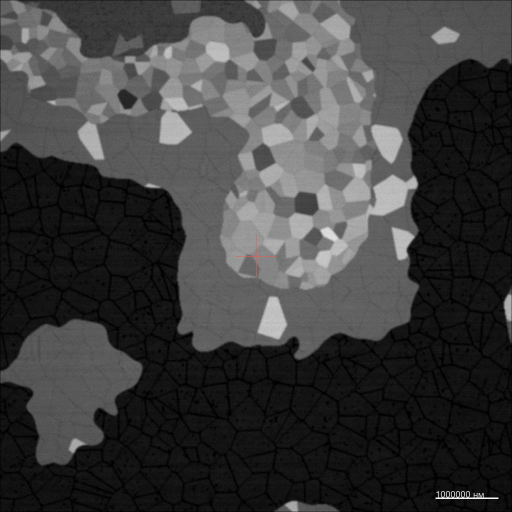
#> input picture examples/microscope_v2_captures/capture_002.png, 1024 x 1024 px (shown at 1/2 size); its folder holds only this picture in this run
$ python -i fe_c_unified.py   (imports and definitions only)
#> lines starting #> are read from the running program, lines starting #| are printed output that depends on the picture; after the words box and inside, x2 and y2 are one past the last pixel; in counts of white or black regions, pixels touching at a corner belong together
### core/metallography_v3/system_generators/base.py
from __future__ import annotations

import hashlib
import json
from dataclasses import dataclass, field
from typing import Any

import numpy as np

from core.contracts_v2 import ProcessingState

try:
    from scipy import ndimage  # type: ignore
except Exception:  # pragma: no cover
    ndimage = None


@dataclass(slots=True)
class SystemGenerationContext:
    size: tuple[int, int]
    seed: int
    inferred_system: str
    stage: str
    phase_fractions: dict[str, float]
    composition_wt: dict[str, float]
    processing: ProcessingState
    effect_vector: dict[str, float] = field(default_factory=dict)
    thermal_summary: dict[str, Any] = field(default_factory=dict)
    quench_summary: dict[str, Any] = field(default_factory=dict)
    composition_sensitivity_mode: str = "realistic"
    generation_mode: str = "edu_engineering"
    phase_emphasis_style: str = "contrast_texture"
    phase_fraction_tolerance_pct: float = 20.0
    visual_profile_id: str = ""
    confidence: float = 0.0
    phase_fraction_source: str = "default_formula"
    phase_calibration_mode: str = "default_formula"
    transformation_state: dict[str, Any] = field(default_factory=dict)
    # A0.2 / A10.0 — microscope and color-mode context.
    # ``magnification`` is the optical magnification of the preset
    # (typically 100-1000×). ``native_um_per_px`` is the physical
    # pixel pitch in micrometres computed as 1.0 / (magnification / 100)
    # so that a 200× preset maps to 0.5 µm/px. ``color_mode`` selects
    # the downstream palette used by the post-process colourer
    # (``grayscale_nital`` keeps the legacy single-channel output).
    magnification: float = 200.0
    native_um_per_px: float = 0.5
    color_mode: str = "grayscale_nital"
    # A8 — explicit override for the retained-austenite boundary bias
    # in ``_build_martensitic_render``. ``None`` keeps the legacy
    # 0.72 weight (snapshot baseline must stay byte identical), any
    # higher value pushes the RA mask harder onto inter-lath films.
    ra_boundary_strength: float | None = None


@dataclass(slots=True)
class SystemGenerationResult:
    image_gray: np.ndarray
    phase_masks: dict[str, np.ndarray]
    metadata: dict[str, Any] = field(default_factory=dict)


def ensure_u8(image: np.ndarray) -> np.ndarray:
    if image.dtype == np.uint8:
        return image
    arr = image.astype(np.float32)
    return np.clip(arr, 0, 255).astype(np.uint8)


# [130 lines left out: functions normalize_phase_fractions, build_phase_masks_from_intensity, _phase_separability_score, build_phase_visibility_report, _normalize_composition, _composition_signature, not called in this run]


def _clip01(value: float) -> float:
    return float(max(0.0, min(1.0, value)))


# [49 lines left out: functions _solute_index, build_composition_effect, soft_unsharp, not called in this run]

### runtime_patches.py
from __future__ import annotations

import json
import sys
from copy import deepcopy
from functools import lru_cache
from importlib import import_module
from pathlib import Path

from core.app_paths import get_app_base_dir


def apply_runtime_patches() -> None:
    _install_cache_manager_alias()
    _patch_metallography_runtime()


def apply_ui_runtime_patches() -> None:
    _patch_sample_factory_window_v3()
    _patch_microscope_window()


def _install_cache_manager_alias() -> None:
    try:
        performance_module = import_module("core.performance")
    except Exception:
        return
    sys.modules.setdefault("core.cache_manager", performance_module)


def _patch_metallography_runtime() -> None:
    try:
        fm = import_module("core.metallography_v3.ferro_micro_api")
        pipeline_mod = import_module("core.metallography_v3.pipeline_v3")
    except Exception:
        return

    if getattr(fm, "_runtime_patched", False):
        return

    # [24 lines left out: functions _file_signature, _load_cached_preset, _load_preset, not called in this run]

    pipeline_mod.MetallographyPipelineV3.load_preset = _load_preset

    # [110 lines left out: functions _runtime_dirs, _get_pipeline, _generate, _generate_from_preset_name, not called in this run]

    fm._runtime_dirs = _runtime_dirs
    fm._get_pipeline = _get_pipeline
    fm.generate = _generate
    fm._generate_from_preset_name = _generate_from_preset_name
    fm._runtime_patched = True


# [156 lines left out: functions _path_signature, _load_json_dict_cached, _load_json_dict, _patch_sample_factory_window_v3, _patch_microscope_window, not called in this run]

### core/metallography_v3/system_generators/fe_c_unified.py
from __future__ import annotations

import math
from typing import Any

import numpy as np

try:
    from scipy import ndimage  # type: ignore
except Exception:  # pragma: no cover
    ndimage = None

from core.generator_grains import generate_grain_structure
from core.metallography_v3.realism_utils import (
    allocate_phase_masks,
    boundary_mask_from_labels,
    clamp,
    cooling_index,
    distance_to_mask,
    low_frequency_field,
    multiscale_noise,
    normalize01,
    rescale_to_u8,
    select_fraction_mask,
)
from core.metallography_v3.pure_ferrite_generator import (
    generate_pure_ferrite_micrograph,
)

from .base import (
    SystemGenerationContext,
    SystemGenerationResult,
    build_composition_effect,
    build_phase_visibility_report,
    ensure_u8,
    normalize_phase_fractions,
    soft_unsharp,
)
from core.metallography_v3.transformation_state import (
    metadata_blocks_from_transformation_state,
)
# Phase 9 cleanup: все текстуры (texture_sorbite_*, texture_troostite_*,
# fe_c_texture_map) больше не нужны в fe_c_unified — они использовались
# только внутри удалённого _generic_render. Модульные renderer'ы имеют
# свои импорты.

# Phase 1 редизайна (см. docs/plans/whimsical-wandering-dawn.md):
# модульные renderer'ы семейств микроструктур зарегистрированы в
# таблице диспетчера _STAGE_TO_RENDERER. На Phase 1 они НЕ подключены
# в основной runtime-путь render_fe_c_unified — старые _build_*_render
# работают как прежде, визуальный drift = 0. Подключение по семействам
# начиная с Phase 2.
from core.metallography_v3.renderers import (  # noqa: E402
    bainite as _r_bainite,
    granular_pearlite as _r_granular_pearlite,
    high_temp_phases as _r_high_temp_phases,
    martensite as _r_martensite,
    quench_products as _r_quench_products,
    surface_layers as _r_surface_layers,
    tempered as _r_tempered,
    white_cast_iron as _r_white_cast_iron,
    widmanstatten as _r_widmanstatten,
)

_RENDERER_MODULES = (
    _r_martensite,
    _r_bainite,
    _r_tempered,
    _r_quench_products,
    _r_white_cast_iron,
    _r_high_temp_phases,
    _r_widmanstatten,
    _r_surface_layers,
    _r_granular_pearlite,
)

# Раскладка stage -> модуль. Валидируется в
# tests/renderers/test_dispatch_table.py.
_STAGE_TO_RENDERER: dict[str, Any] = {
    stage: mod
    for mod in _RENDERER_MODULES
    for stage in mod.HANDLES_STAGES
}

# Phase 2 — high_temp_phases (§1.4, §1.5, §3.1).
# Phase 3 — white_cast_iron (§1.6, §1.10).
# Остальные семейства (мартенсит/бейнит/отпуски/видманштеттен/
# поверхностные слои/зернистый перлит) пока идут по старым путям;
# подключение — Phase 4-8.
_PHASE2_ACTIVATED_STAGES: frozenset[str] = frozenset(_r_high_temp_phases.HANDLES_STAGES)
_PHASE3_ACTIVATED_STAGES: frozenset[str] = frozenset(_r_white_cast_iron.HANDLES_STAGES)
_PHASE4_ACTIVATED_STAGES: frozenset[str] = frozenset(_r_martensite.HANDLES_STAGES)
_PHASE5_ACTIVATED_STAGES: frozenset[str] = frozenset(_r_bainite.HANDLES_STAGES)
_PHASE6_ACTIVATED_STAGES: frozenset[str] = frozenset(_r_quench_products.HANDLES_STAGES)
_PHASE7_ACTIVATED_STAGES: frozenset[str] = frozenset(_r_tempered.HANDLES_STAGES)
_PHASE8_ACTIVATED_STAGES: frozenset[str] = (
    frozenset(_r_widmanstatten.HANDLES_STAGES)
    | frozenset(_r_surface_layers.HANDLES_STAGES)
    | frozenset(_r_granular_pearlite.HANDLES_STAGES)
)
_ACTIVATED_RENDERER_STAGES: frozenset[str] = (
    _PHASE2_ACTIVATED_STAGES
    | _PHASE3_ACTIVATED_STAGES
    | _PHASE4_ACTIVATED_STAGES
    | _PHASE5_ACTIVATED_STAGES
    | _PHASE6_ACTIVATED_STAGES
    | _PHASE7_ACTIVATED_STAGES
    | _PHASE8_ACTIVATED_STAGES
)

_PHASE_ALIASES: dict[str, str] = {
    "L": "LIQUID",
    "LIQUID": "LIQUID",
    "ALPHA": "FERRITE",
    "FERRITE": "FERRITE",
    "DELTA_FERRITE": "DELTA_FERRITE",
    "GAMMA": "AUSTENITE",
    "AUSTENITE": "AUSTENITE",
    "PEARLITE": "PEARLITE",
    "FE3C": "CEMENTITE",
    "CEMENTITE": "CEMENTITE",
    "CARBIDE": "CEMENTITE",
    "MARTENSITE": "MARTENSITE",
    "MARTENSITE_T": "MARTENSITE_TETRAGONAL",
    "MARTENSITE_TETRAGONAL": "MARTENSITE_TETRAGONAL",
    "MARTENSITE_C": "MARTENSITE_CUBIC",
    "MARTENSITE_CUBIC": "MARTENSITE_CUBIC",
    "TROOSTITE": "TROOSTITE",
    "SORBITE": "SORBITE",
    "BAINITE": "BAINITE",
    "LEDEBURITE": "LEDEBURITE",
}

_STAGE_DEFAULT_FRACTIONS: dict[str, dict[str, float]] = {
    "liquid": {"LIQUID": 1.0},
    "liquid_gamma": {"LIQUID": 0.62, "AUSTENITE": 0.38},
    "delta_ferrite": {"DELTA_FERRITE": 0.82, "AUSTENITE": 0.18},
    "austenite": {"AUSTENITE": 1.0},
    "ferrite": {"FERRITE": 1.0},
    "alpha_gamma": {"FERRITE": 0.55, "AUSTENITE": 0.45},
    "gamma_cementite": {"AUSTENITE": 0.72, "CEMENTITE": 0.28},
    "alpha_pearlite": {"FERRITE": 0.5, "PEARLITE": 0.5},
    "pearlite": {"PEARLITE": 1.0},
    "pearlite_cementite": {"PEARLITE": 0.82, "CEMENTITE": 0.18},
    "ledeburite": {"LEDEBURITE": 0.62, "PEARLITE": 0.28, "CEMENTITE": 0.1},
    # White cast iron variants (Fe-C 2.14-6.67 %, carbides not graphite).
    # Hypoeutectic: primary austenite dendrites (now pearlite) in ledeburite matrix.
    "white_cast_iron_hypoeutectic": {
        "PEARLITE": 0.42,
        "LEDEBURITE": 0.52,
        "CEMENTITE": 0.06,
    },
    # Eutectic: mostly ledeburite, little free phase.
    "white_cast_iron_eutectic": {"LEDEBURITE": 0.92, "CEMENTITE": 0.08},
    # Hypereutectic: primary cementite needles in ledeburite matrix.
    "white_cast_iron_hypereutectic": {
        "CEMENTITE_PRIMARY": 0.28,
        "LEDEBURITE": 0.64,
        "CEMENTITE": 0.08,
    },
    "martensite": {"MARTENSITE": 0.9, "CEMENTITE": 0.1},
    "martensite_tetragonal": {"MARTENSITE_TETRAGONAL": 0.9, "CEMENTITE": 0.1},
    "martensite_cubic": {"MARTENSITE_CUBIC": 0.94, "CEMENTITE": 0.06},
    "troostite_quench": {"TROOSTITE": 0.88, "CEMENTITE": 0.12},
    "troostite_temper": {"TROOSTITE": 0.66, "CEMENTITE": 0.2, "FERRITE": 0.14},
    "sorbite_quench": {"SORBITE": 0.84, "CEMENTITE": 0.16},
    "sorbite_temper": {"SORBITE": 0.62, "CEMENTITE": 0.22, "FERRITE": 0.16},
    "bainite": {"BAINITE": 0.82, "CEMENTITE": 0.18},
    # Upper bainite (350-550 °C): feathery packets of parallel ferrite
    # plates with Fe3C between them. Slightly coarser, more carbide content.
    "bainite_upper": {"BAINITE": 0.78, "CEMENTITE": 0.22},
    # Lower bainite (200-350 °C): needle-like ferrite with Fe3C precipitates
    # inside the laths at ~55-60°. Finer, harder, less free cementite.
    "bainite_lower": {"BAINITE": 0.85, "CEMENTITE": 0.15},
    # Phase 5 — безкарбидный бейнит §2.7 (TRIP/nanobainite, Si≥1.5%):
    # 60-85% αb + 10-30% γR + 0-15% мартенсит.
    "carbide_free_bainite": {
        "BAINITE": 0.70,
        "AUSTENITE": 0.25,
        "MARTENSITE": 0.05,
    },
    # Phase 8 — новые стадии §2.10, §3.2-3.3, §1.9.
    "widmanstatten_ferrite": {"FERRITE": 0.50, "PEARLITE": 0.50},
    "decarburized_layer": {"FERRITE": 0.70, "PEARLITE": 0.30},
    "carburized_layer": {
        "MARTENSITE": 0.35,
        "PEARLITE": 0.30,
        "FERRITE": 0.20,
        "CEMENTITE": 0.10,
        "AUSTENITE": 0.05,
    },
    "granular_pearlite": {"FERRITE": 0.85, "CEMENTITE": 0.15},
    "tempered_low": {"MARTENSITE": 0.6, "TROOSTITE": 0.2, "CEMENTITE": 0.2},
    "tempered_medium": {
        "TROOSTITE": 0.5,
        "MARTENSITE": 0.18,
        "CEMENTITE": 0.2,
        "FERRITE": 0.12,
    },
    "tempered_high": {"SORBITE": 0.42, "FERRITE": 0.4, "CEMENTITE": 0.18},
}

_TRANSITION_STAGES: set[str] = {
    "liquid_gamma",
    "delta_ferrite",
    "alpha_gamma",
    "gamma_cementite",
    "alpha_pearlite",
    "pearlite_cementite",
    "ledeburite",
    "white_cast_iron_hypoeutectic",
    "white_cast_iron_eutectic",
    "white_cast_iron_hypereutectic",
    "troostite_temper",
    "sorbite_temper",
    "bainite",
    "bainite_upper",
    "bainite_lower",
    "carbide_free_bainite",
    "tempered_low",
    "tempered_medium",
    "tempered_high",
    # Phase 8 additions
    "widmanstatten_ferrite",
    "decarburized_layer",
    "carburized_layer",
    "granular_pearlite",
}

_SPECIALIZED_PEARLITIC_STAGES = {"alpha_pearlite", "pearlite", "pearlite_cementite"}
_SPECIALIZED_MARTENSITIC_STAGES = {
    "martensite",
    "martensite_tetragonal",
    "martensite_cubic",
    "troostite_quench",
    "troostite_temper",
    "sorbite_quench",
    "sorbite_temper",
    "bainite",
    "tempered_low",
    "tempered_medium",
    "tempered_high",
}
# Phase 9 cleanup: дисп-ветка _SPECIALIZED_CAST_IRON_STAGES /
# _SPECIALIZED_BAINITIC_STAGES больше не вызывается в render_fe_c_unified
# (стадии теперь идут через _STAGE_TO_RENDERER), но сами константы
# сохранены как deprecated compatibility-aliases для тестов
# typesafety/taxonomy (tests/test_fe_c_new_stages_taxonomy_v3.py).
# Aliases derive from renderer HANDLES_STAGES, так что остаются
# синхронизированными.
_SPECIALIZED_CAST_IRON_STAGES: frozenset[str] = frozenset(
    {s for s in _r_white_cast_iron.HANDLES_STAGES if s.startswith("white_cast_iron_")}
)
_SPECIALIZED_BAINITIC_STAGES: frozenset[str] = frozenset(
    {"bainite_upper", "bainite_lower"}
)


# [46 lines left out: functions _composition_fraction, _is_pure_iron_like, not called in this run]


def _lift_small_dark_defects(
    image_gray: np.ndarray, *, max_pixels: int = 18
) -> np.ndarray:
    if ndimage is None:
        return image_gray
    arr = image_gray.astype(np.float32)
    threshold = float(np.quantile(arr, 0.08))
    mask = arr < threshold
    labels, count = ndimage.label(mask)
    if count <= 0:
        return image_gray
    local = ndimage.gaussian_filter(arr, sigma=1.1)
    out = arr.copy()
    for label in range(1, int(count) + 1):
        zone = labels == label
        if int(zone.sum()) <= int(max_pixels):
            out[zone] = 0.84 * local[zone] + 0.16 * out[zone]
    return ensure_u8(out)


def _brighten_pure_ferrite_baseline(image_gray: np.ndarray) -> np.ndarray:
    arr = image_gray.astype(np.float32)
    if ndimage is not None:
        arr = ndimage.gaussian_filter(arr, sigma=0.3)
    lo = float(np.quantile(arr, 0.02))
#> lo = 2.13
    hi = float(np.quantile(arr, 0.985))
#> hi = 181.9
    if hi > lo + 1e-6:
        arr = (arr - lo) / (hi - lo)
        # Wider dynamic range so grain boundaries stay visible after
        # the normalisation pass.
        arr = arr * 90.0 + 148.0
    dark_floor = float(np.quantile(arr, 0.07))
#> dark_floor = 151
    arr += max(0.0, 138.0 - dark_floor)
    arr = np.clip(arr, 132.0, 246.0)
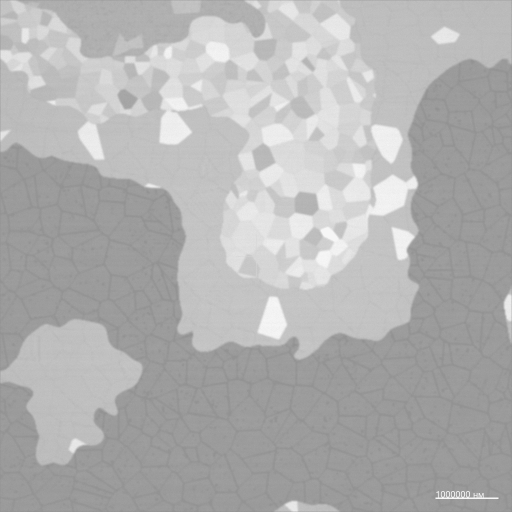
#> arr: shape (1024, 1024) float32 (shown at 1/2 size); min 146.9, max 246, mean 177.7
    bright = ensure_u8(arr)
    bright = _lift_small_dark_defects(bright, max_pixels=20)
#> in _lift_small_dark_defects, `mask = arr < threshold`:
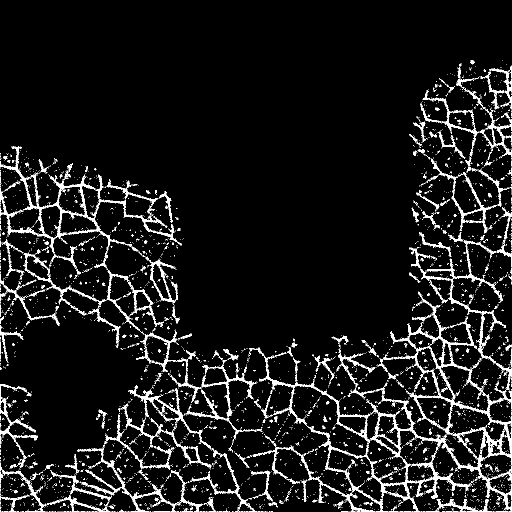
#> mask: shape (1024, 1024) bool (shown at 1/2 size); 7.5% white in thin lines or dots, all inside (x1, y1, x2, y2) = (0, 120, 1024, 1024)
#> in _lift_small_dark_defects, `labels, count = ndimage.label(mask)`:
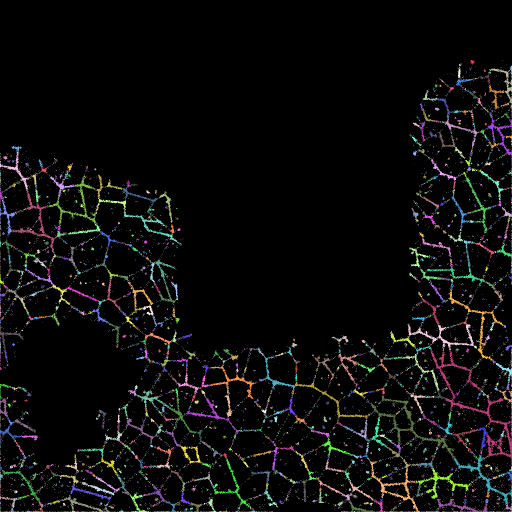
#> labels: shape (1024, 1024) int32 (shown at 1/2 size); 8477 distinct labels, from 0 to 8476; one colour per label, 0 black
#> in _lift_small_dark_defects, `labels, count = ndimage.label(mask)`: count = 8476
#> the loop in _lift_small_dark_defects, `for label in range(1, int(count) + 1):` made 8476 passes
#> pass 1, in _lift_small_dark_defects, `zone = labels == label`:
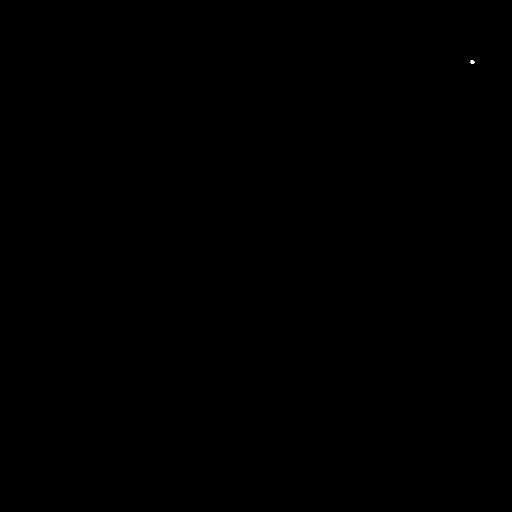
#> zone: shape (1024, 1024) bool (shown at 1/2 size); 0% white; 1 white region, box (x1, y1, x2, y2) and area: (941, 120, 950, 128) 43
#> after the loop in _lift_small_dark_defects, `for label in range(1, int(count) + 1):`: out: shape (1024, 1024) float32; min 146, max 246, mean 177.2
    if ndimage is not None:
        smooth = ndimage.gaussian_filter(bright.astype(np.float32), sigma=0.8)
        # Keep 40% of the high-frequency detail (boundaries) instead
        # of the previous 10% which was washing them out.
        bright = ensure_u8(smooth + (bright.astype(np.float32) - smooth) * 0.40)
    return bright


# [74 lines left out: function _pure_ferrite_render, not called in this run]


# Phase 9 cleanup: _build_white_cast_iron_render и
# _build_bainitic_render_split удалены — соответствующие стадии теперь
# обслуживаются модульными renderer'ами:
#   white_cast_iron  → core/metallography_v3/renderers/white_cast_iron.py
#   bainite_upper/lower/CFB → core/metallography_v3/renderers/bainite.py


def _canon_phase_name(value: str) -> str:
    key = str(value or "").strip().upper().replace("-", "_").replace(" ", "_")
    return _PHASE_ALIASES.get(key, key)


# [920 lines left out: functions _normalize_input_fractions, _stabilize_fractions, _labels_from_fractions, _coarsen_phase_labels, _phase_boundaries, _distance_from_boundaries and 10 more, not called in this run]


# Phase 9 cleanup: _build_martensitic_render и _generic_render удалены.
# См. core/metallography_v3/renderers/martensite.py (§2.1-2.4) +
# renderers/tempered.py + renderers/quench_products.py.


_FALLBACK_PHASE_TONE: dict[str, float] = {
    "FERRITE": 218.0,
    "PEARLITE": 105.0,
    "CEMENTITE": 235.0,
    "AUSTENITE": 225.0,
    "DELTA_FERRITE": 150.0,
    "LIQUID": 225.0,
    "MARTENSITE": 80.0,
    "MARTENSITE_TETRAGONAL": 75.0,
    "MARTENSITE_CUBIC": 88.0,
    "TROOSTITE": 60.0,
    "SORBITE": 115.0,
    "BAINITE": 130.0,
    "LEDEBURITE": 165.0,
    "CEMENTITE_PRIMARY": 245.0,
}


# [355 lines left out: functions _fallback_render, render_fe_c_unified, not called in this run]

>>> import cv2
>>> picture = cv2.imread('../../../examples/microscope_v2_captures/capture_002.png', cv2.IMREAD_GRAYSCALE)
>>> result = _brighten_pure_ferrite_baseline(picture)
